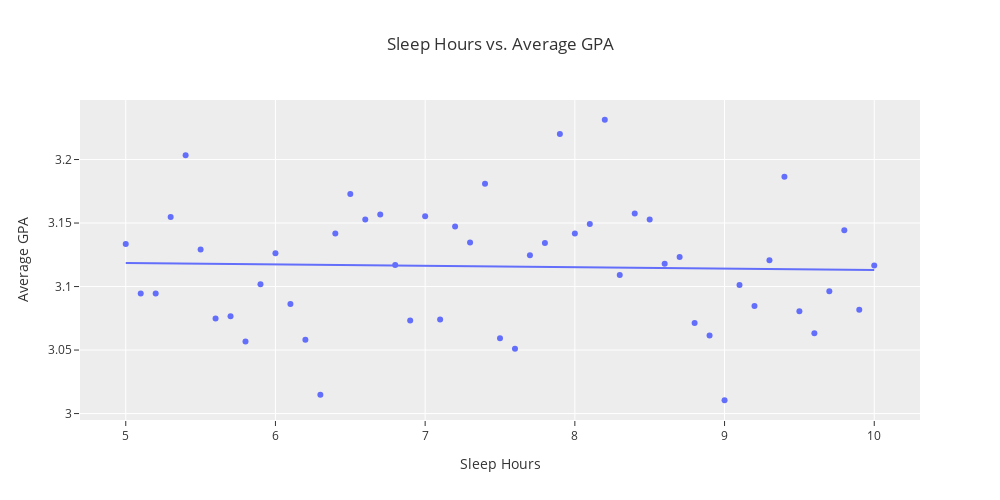

The notebook cell saved with this chart:
### Markdown cell above
### Although this graph shows a negative correlation between Extracurricular Hours and Average GPA, the correlation is very small and hardly fits. The score of the trendline is 0.03 with a slope of -0.006. That means there is hardly an influence by extracurricular hours on GPA.

### Code cell
DF_sleepin = DF_india.groupby('Sleep Hours')['GPA'].mean().reset_index()
DF_sleepin

fig_sleepin = px.scatter(DF_sleepin, x = 'Sleep Hours', y = 'GPA',
                  title = 'Sleep Hours vs. Average GPA',
                      trendline = 'ols')
fig_sleepin.update_layout(bargap=0.02,
                  yaxis_title = 'Average GPA',
                   autosize=False,
                   width=1000,
                   height=500,
                  template="ggplot2"
                       )
fig_sleepin.show()

### Figure 1 — Plotly figure (JSON) as saved in the notebook; plotly's stock layout.template omitted (floating-point values rounded to 4 significant figures)
{"data": [{"hovertemplate": "Sleep Hours=%{x}<br>GPA=%{y}<extra></extra>", "legendgroup": "", "marker": {"color": "#636efa", "symbol": "circle"}, "mode": "markers", "name": "", "orientation": "v", "showlegend": false, "type": "scatter", "x": [5.0, 5.1, 5.2, 5.3, 5.4, 5.5, 5.6, 5.7, 5.8, 5.9, 6.0, 6.1, 6.2, 6.3, 6.4, 6.5, 6.6, 6.7, 6.8, 6.9, 7.0, 7.1, 7.2, 7.3, 7.4, 7.5, 7.6, 7.7, 7.8, 7.9, 8.0, 8.1, 8.2, 8.3, 8.4, 8.5, 8.6, 8.7, 8.8, 8.9, 9.0, 9.1, 9.2, 9.3, 9.4, 9.5, 9.6, 9.7, 9.8, 9.9, 10.0], "xaxis": "x", "y": [3.133, 3.095, 3.095, 3.155, 3.203, 3.129, 3.075, 3.077, 3.057, 3.102, 3.126, 3.086, 3.058, 3.015, 3.142, 3.173, 3.153, 3.157, 3.117, 3.073, 3.155, 3.074, 3.147, 3.135, 3.181, 3.059, 3.051, 3.125, 3.134, 3.22, 3.142, 3.149, 3.231, 3.109, 3.158, 3.153, 3.118, 3.123, 3.071, 3.061, 3.01, 3.101, 3.085, 3.121, 3.186, 3.081, 3.063, 3.096, 3.144, 3.082, 3.117], "yaxis": "y"}, {"hovertemplate": "<b>OLS trendline</b><br>GPA = -0.00111075 * Sleep Hours + 3.12407<br>R<sup>2</sup>=0.001182<br><br>Sleep Hours=%{x}<br>GPA=%{y} <b>(trend)</b><extra></extra>", "legendgroup": "", "marker": {"color": "#636efa", "symbol": "circle"}, "mode": "lines", "name": "", "showlegend": false, "type": "scatter", "x": [5.0, 5.1, 5.2, 5.3, 5.4, 5.5, 5.6, 5.7, 5.8, 5.9, 6.0, 6.1, 6.2, 6.3, 6.4, 6.5, 6.6, 6.7, 6.8, 6.9, 7.0, 7.1, 7.2, 7.3, 7.4, 7.5, 7.6, 7.7, 7.8, 7.9, 8.0, 8.1, 8.2, 8.3, 8.4, 8.5, 8.6, 8.7, 8.8, 8.9, 9.0, 9.1, 9.2, 9.3, 9.4, 9.5, 9.6, 9.7, 9.8, 9.9, 10.0], "xaxis": "x", "y": [3.119, 3.118, 3.118, 3.118, 3.118, 3.118, 3.118, 3.118, 3.118, 3.118, 3.117, 3.117, 3.117, 3.117, 3.117, 3.117, 3.117, 3.117, 3.117, 3.116, 3.116, 3.116, 3.116, 3.116, 3.116, 3.116, 3.116, 3.116, 3.115, 3.115, 3.115, 3.115, 3.115, 3.115, 3.115, 3.115, 3.115, 3.114, 3.114, 3.114, 3.114, 3.114, 3.114, 3.114, 3.114, 3.114, 3.113, 3.113, 3.113, 3.113, 3.113], "yaxis": "y"}], "layout": {"autosize": false, "bargap": 0.02, "height": 500, "legend": {"tracegroupgap": 0}, "title": {"text": "Sleep Hours vs. Average GPA"}, "width": 1000, "xaxis": {"anchor": "y", "domain": [0, 1], "title": {"text": "Sleep Hours"}}, "yaxis": {"anchor": "x", "domain": [0, 1], "title": {"text": "Average GPA"}}}}
